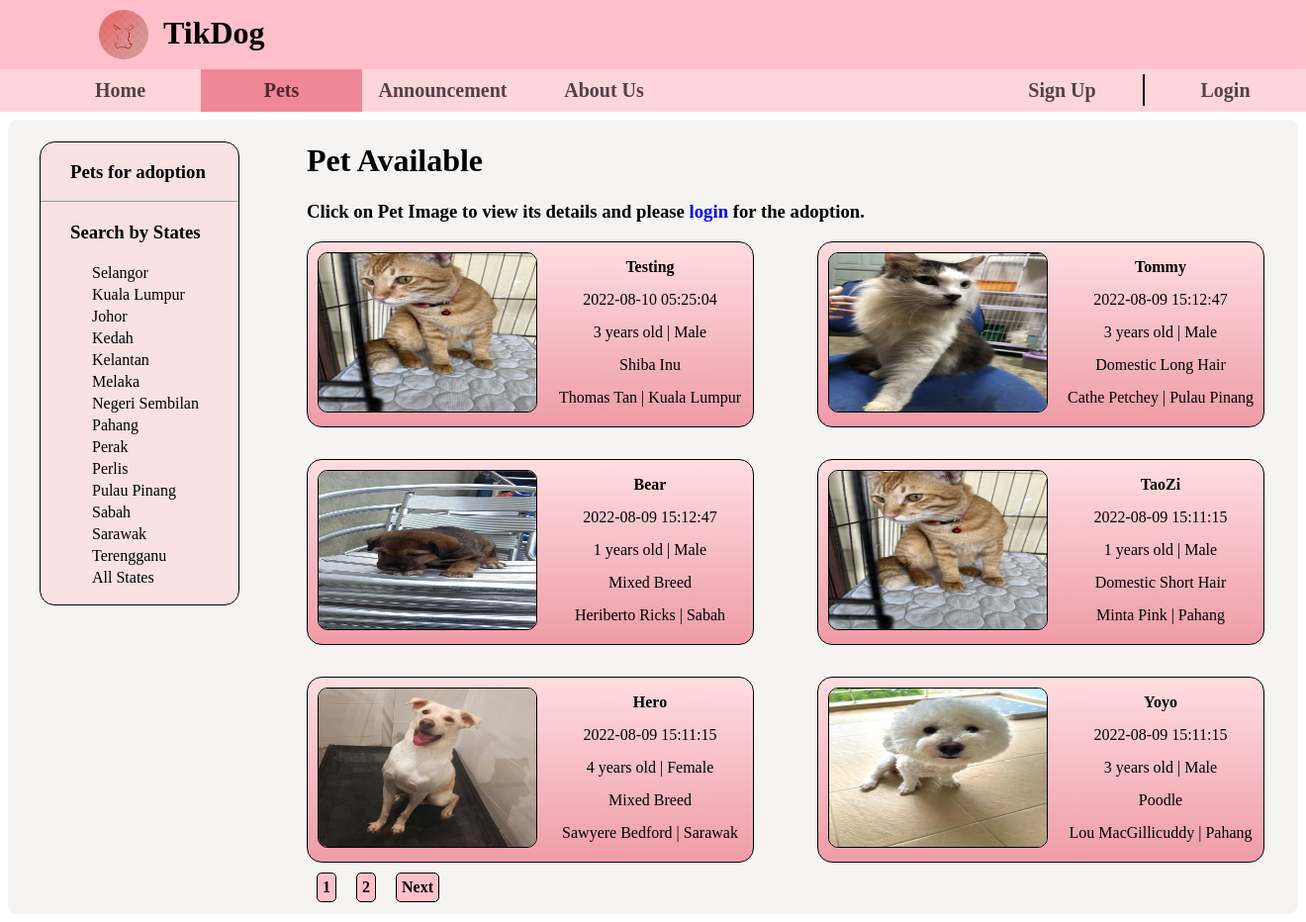
The page /php/pets.php on the database its author committed.
### tables this page shows
CREATE TABLE `pets` (
  `PetsID` int(11) NOT NULL,
  `PetName` varchar(100) NOT NULL,
  `PetBody` varchar(100) NOT NULL,
  `Color` varchar(100) NOT NULL,
  `Vaccinated` varchar(20) NOT NULL,
  `Spayed` varchar(20) NOT NULL,
  `Species` varchar(100) NOT NULL,
  `Gender` varchar(6) NOT NULL,
  `PetCondition` varchar(100) NOT NULL,
  `Dewormed` varchar(20) NOT NULL,
  `Image` varchar(100) NOT NULL,
  `PetAge` int(20) NOT NULL,
  `PetStatus` varchar(100) NOT NULL,
  `DonorID` int(11) NOT NULL,
  `AdopterID` int(11) NOT NULL,
  `Description` varchar(500) NOT NULL
);

CREATE TABLE `donor` (
  `DonorID` int(11) NOT NULL,
  `PetID` int(11) NOT NULL,
  `DonateTIme` datetime NOT NULL
);

CREATE TABLE `user` (
  `UserID` int(11) NOT NULL,
  `Username` varchar(50) NOT NULL,
  `Password` varchar(50) NOT NULL,
  `FirstName` varchar(50) NOT NULL,
  `LastName` varchar(50) NOT NULL,
  `DOB` date NOT NULL,
  `Gender` varchar(6) NOT NULL,
  `ContactNumber` varchar(20) NOT NULL,
  `Email` varchar(50) NOT NULL,
  `Address` varchar(200) NOT NULL,
  `Location` varchar(50) NOT NULL,
  `Avatar` varchar(100) NOT NULL,
  `SocialMedia` varchar(100) NOT NULL
);

### php/pets.php (the view, shortened to what this page needs)
<?php
    include_once('conn.php');
    if(isset($_GET['page']))
    {
        $page = $_GET['page'];
    }
    else
    {
        $page = 1;
    }
    $number_per_page = 6;
    $start_from = ($page-1)*06;
    $sql = "SELECT pets.PetsID, pets.PetName, pets.PetAge, pets.Gender, pets.Species, pets.PetStatus, pets.Image, donor.PetID, donor.DonorID, donor.DonateTIme, user.UserID, user.FirstName, user.LastName, user.Location
            FROM pets INNER JOIN donor
            ON pets.PetsID = donor.PetID
            INNER JOIN user
            ON donor.DonorID = user.UserID
            WHERE pets.PetStatus = 'Available'
            GROUP BY pets.PetsID
            ORDER BY donor.DonateTIme DESC
            LIMIT $start_from, $number_per_page";
    $result = mysqli_query($conn, $sql);
?>
<!DOCTYPE html>
<html lang="en">
<head>
    <link rel="stylesheet" href="../css/hpheader.css">
</head>
<body>
    <?php include('hpheader.php'); ?>
    <div class="wrapper">
    <div class="search">
        <h3>Pets for adoption</h3>
        <hr>
        <h3>Search by States</h3>
        <ul>
            <li><a href="pet.php?Location=Selangor">Selangor</a></li>
            <li><a href="pet.php?Location=Kuala Lumpur">Kuala Lumpur</a></li>
            <li><a href="pet.php?Location=Johor">Johor</a></li>
            <li><a href="pet.php?Location=Kedah">Kedah</a></li>
            <li><a href="pet.php?Location=Kelantan">Kelantan</a></li>
            <li><a href="pet.php?Location=Melaka">Melaka</a></li>
            <li><a href="pet.php?Location=Negeri Sembilan">Negeri Sembilan</a></li>
            <li><a href="pet.php?Location=Pahang">Pahang</a></li>
            <li><a href="pet.php?Location=Perak">Perak</a></li>
            <li><a href="pet.php?Location=Perlis">Perlis</a></li>
            <li><a href="pet.php?Location=Pulau Pinang">Pulau Pinang</a></li>
            <li><a href="pet.php?Location=Sabah">Sabah</a></li>
            <li><a href="pet.php?Location=Sarawak">Sarawak</a></li>
            <li><a href="pet.php?Location=Terengganu">Terengganu</a></li>
            <li><a href="pets.php">All States</a></li>
        </ul>
    </div>
    <div class="content">
        <h1>Pet Available</h1>
        <h3>Click on <b>Pet Image</b> to view its details and please <a href="loginpet.php" style="text-decoration: none;"><b>login</b></a> for the adoption.</h3>
        <div class="pet">
            <?php while($row = mysqli_fetch_assoc($result)){?>
                <div class="information">
                    <a href="detail.php?PetsID=<?php echo $row['PetsID'];?>">
                        <?php echo '<img src="../petimg/'.$row['Image'].'" alt="picture">'; ?>
                    </a>
                    <ul>
                        <li><?php echo "<b>".$row['PetName']."</b>"; ?></li>
                        <li><?php echo $row['DonateTIme']; ?></li>
                        <li><?php echo $row['PetAge'] ." years old | ". $row['Gender']; ?></li>
                        <li><?php echo $row['Species']; ?></li>
                        <li><?php echo $row['FirstName']." ".$row['LastName'] ." | ". $row['Location']; ?></li>
                    </ul>
                </div>
            <?php } ?>
        </div>
        <?php
            $pr_query = "SELECT * FROM pets WHERE PetStatus = 'Available'";
            $pr_result = mysqli_query($conn, $pr_query);
            $total_record = mysqli_num_rows($pr_result);
            $total_page = ceil($total_record/$number_per_page);
            for($i=1; $i<=$total_page; $i++)
            {
                echo "<a href='pets.php?page=".$i."' class='button'>$i</a>";
            }
            if($i>$page)
            {
                echo "<a href='pets.php?page=".($page+1)."' class='button'>Next</a>";
            }
        ?>
    </div>
    </div>
</body>
</html>

### php/hpheader.php (shortened to what this page needs)
<!DOCTYPE html>
<html lang="en">
<head>
    <link rel="stylesheet" href="../css/hpheader.css">
</head>
<body>
    <div class="header">
        <img src="../img/petlogo.png" alt="logo" width="50px" height="50px">
        <h1>TikDog</h1>
    </div>
    <div class="nav">
        <ul>
            <li ><a href="index.php">Home</a></li>
            <li class="active"><a href="pets.php">Pets</a></li>
            <li><a href="announcement.php">Announcement</a></li>
            <li><a href="AboutUs.php">About Us</a></li>
            <li id="su"><a href="register.php">Sign Up</a></li>
            <span class="nav_vl"></span>
            <li id="lg"><a href="loginpet.php">Login</a></li>
        </ul>
    </div>
</body>
</html>

### css/hpheader.css (style rules this page uses)
.header { padding: 10px; padding-left: 100px; margin: -8px; background: pink; display:flex }
.header img { border-radius: 50%; }
.header h1 { margin: 5px 15px }
.nav ul { margin: 8px -8px; display: flex; background: rgba(255, 192, 203, 0.668); }
.nav ul li { list-style: none; width: 170px; }
.nav ul li.active { background: rgb(240, 135, 152); }
.nav ul li a { display: block; padding: 10px; text-align: center; color: rgba(0, 0, 0, 0.686); transition: 0.5s; text-decoration: none; font-size: 20px; font-weight: 700; }
#su { margin-left: 300px; }
.nav_vl { margin-top: 5px; height: 30px; border: 1px solid black; }

### php/pets.php (style rules this page uses)
.search { width: 200px; margin-top: 20px; margin-left: 30px; border: 1px solid black; border-radius: 15px; float: left; background-color: rgba(255, 192, 203, 0.39); }
.search h3 { padding-left: 30px; }
.search ul { display: block; padding-left: 50px; }
.search ul li { list-style: none; padding: 2px; }
.search ul li a { text-decoration: none; color: black; }
.content { width: 1000px; margin-left: 300px; }
.pet { width: 1000px; display: grid; gap: 2rem; grid-template-columns: repeat(2, 1fr); }
.information { width: 450px; border: 1px solid black; border-radius: 15px; background: linear-gradient(to bottom, #ffdde1, #ee9ca7); }
.information a { float: left; }
.information ul li { display: flex; justify-content: center; margin-top: 15px; }
.information a img { height: 160px; width: 220px; border: 1px solid black; border-radius: 10px; margin: 10px; }
.button { border: 1px solid black; border-radius: 5px; background-color: pink; text-decoration: none; color: black; font-weight: 800; padding: 5px; margin: 10px; display: inline-block; }
.wrapper { background-color:rgb(229, 228, 226, 0.4); border-radius: 10px; padding: 2px; }

### rows shown on the page
pets: Image (picture), PetName "Testing", donor.DonateTIme "2022-08-10 05:25:04", PetAge "3", Gender "Male", Species "Shiba Inu", user.FirstName "Thomas", user.LastName "Tan", user.Location "Kuala Lumpur"
pets: Image (picture), PetName "Tommy", donor.DonateTIme "2022-08-09 15:12:47", PetAge "3", Gender "Male", Species "Domestic Long Hair", user.FirstName "Cathe", user.LastName "Petchey", user.Location "Pulau Pinang"
pets: Image (picture), PetName "Bear", donor.DonateTIme "2022-08-09 15:12:47", PetAge "1", Gender "Male", Species "Mixed Breed", user.FirstName "Heriberto", user.LastName "Ricks", user.Location "Sabah"
pets: Image (picture), PetName "TaoZi", donor.DonateTIme "2022-08-09 15:11:15", PetAge "1", Gender "Male", Species "Domestic Short Hair", user.FirstName "Minta", user.LastName "Pink", user.Location "Pahang"
pets: Image (picture), PetName "Hero", donor.DonateTIme "2022-08-09 15:11:15", PetAge "4", Gender "Female", Species "Mixed Breed", user.FirstName "Sawyere", user.LastName "Bedford", user.Location "Sarawak"
pets: Image (picture), PetName "Yoyo", donor.DonateTIme "2022-08-09 15:11:15", PetAge "3", Gender "Male", Species "Poodle", user.FirstName "Lou", user.LastName "MacGillicuddy", user.Location "Pahang"
